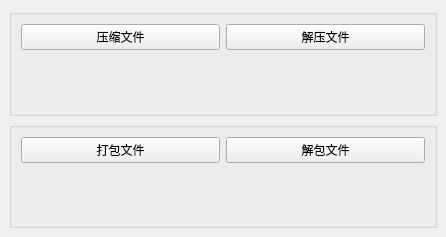
<?xml version="1.0" encoding="UTF-8"?>
<ui version="4.0">
 <class>MainWindow</class>
 <widget class="QMainWindow" name="MainWindow">
  <property name="geometry">
   <rect>
    <x>0</x>
    <y>0</y>
    <width>446</width>
    <height>237</height>
   </rect>
  </property>
  <property name="windowTitle">
   <string>文件压缩与打包</string>
  </property>
  <widget class="QWidget" name="centralwidget">
   <layout class="QGridLayout" name="gridLayout">
    <item row="0" column="0">
     <widget class="QGroupBox" name="groupBox">
      <property name="title">
       <string/>
      </property>
      <layout class="QGridLayout" name="gridLayout_2">
       <item row="0" column="0">
        <widget class="QPushButton" name="CompBtn">
         <property name="text">
          <string>压缩文件</string>
         </property>
        </widget>
       </item>
       <item row="0" column="1">
        <widget class="QPushButton" name="UncompBtn">
         <property name="text">
          <string>解压文件</string>
         </property>
        </widget>
       </item>
       <item row="1" column="0" colspan="2">
        <widget class="QLabel" name="InfilepathLabel">
         <property name="text">
          <string/>
         </property>
        </widget>
       </item>
       <item row="2" column="0" colspan="2">
        <widget class="QLabel" name="OutfilepathLabel">
         <property name="text">
          <string/>
         </property>
        </widget>
       </item>
      </layout>
     </widget>
    </item>
    <item row="1" column="0">
     <widget class="QGroupBox" name="groupBox_2">
      <property name="title">
       <string/>
      </property>
      <layout class="QGridLayout" name="gridLayout_3">
       <item row="0" column="0">
        <widget class="QPushButton" name="TarfileBtn">
         <property name="text">
          <string>打包文件</string>
         </property>
        </widget>
       </item>
       <item row="0" column="1">
        <widget class="QPushButton" name="UntarfileBtn">
         <property name="text">
          <string>解包文件</string>
         </property>
        </widget>
       </item>
       <item row="1" column="0" colspan="2">
        <widget class="QLabel" name="InTarPathLabel">
         <property name="text">
          <string/>
         </property>
        </widget>
       </item>
       <item row="2" column="0" colspan="2">
        <widget class="QLabel" name="OutTarPathLabel">
         <property name="text">
          <string/>
         </property>
        </widget>
       </item>
      </layout>
     </widget>
    </item>
   </layout>
  </widget>
 </widget>
 <resources/>
 <connections/>
</ui>
